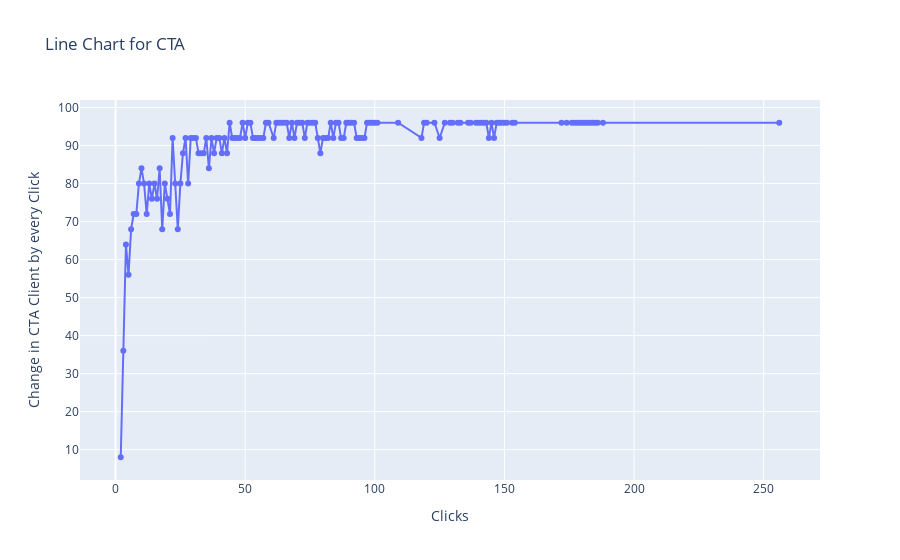

The code cell stored with this chart in its notebook:
### Code cell
import plotly.express as px
import pandas as pd

# Assuming CTA is a pandas DataFrame with a 'clicks' column
# Replace 'CTA' with your actual DataFrame if needed
counts1 = CTA['clicks'].value_counts().sort_index().reset_index()
counts1.columns = ['Clicks', 'Count']

# Calculate percentage change based on 'x'
counts1['Percentage Change'] = ((counts1['Count'].shift(1) - counts1['Count']) / counts1['Count'].iloc[0]) * 100

# Calculate cumulative percentage change
counts1['Cumulative Percentage Change'] = counts1['Percentage Change'].cumsum()

# Create an interactive line chart using Plotly
fig = px.line(counts1[1:], x='Clicks', y='Cumulative Percentage Change', title='Line Chart for CTA')
fig.update_traces(mode='lines+markers')

fig.update_layout(xaxis_title='Clicks', yaxis_title='Change in CTA Client by every Click')
fig.show()

### Figure 1 — Plotly figure (JSON) as saved in the notebook; plotly's stock layout.template omitted (floating-point values rounded to 4 significant figures; data arrays with more than 128 entries replaced by an {"elided": "..."} marker saying what was removed)
{"data": [{"hovertemplate": "Clicks=%{x}<br>Cumulative Percentage Change=%{y}<extra></extra>", "legendgroup": "", "line": {"color": "#636efa", "dash": "solid"}, "marker": {"symbol": "circle"}, "mode": "lines+markers", "name": "", "orientation": "v", "showlegend": false, "type": "scatter", "x": {"elided": "142 int values"}, "xaxis": "x", "y": {"elided": "142 int values"}, "yaxis": "y"}], "layout": {"legend": {"tracegroupgap": 0}, "title": {"text": "Line Chart for CTA"}, "xaxis": {"anchor": "y", "domain": [0, 1], "title": {"text": "Clicks"}}, "yaxis": {"anchor": "x", "domain": [0, 1], "title": {"text": "Change in CTA Client by every Click"}}}}
